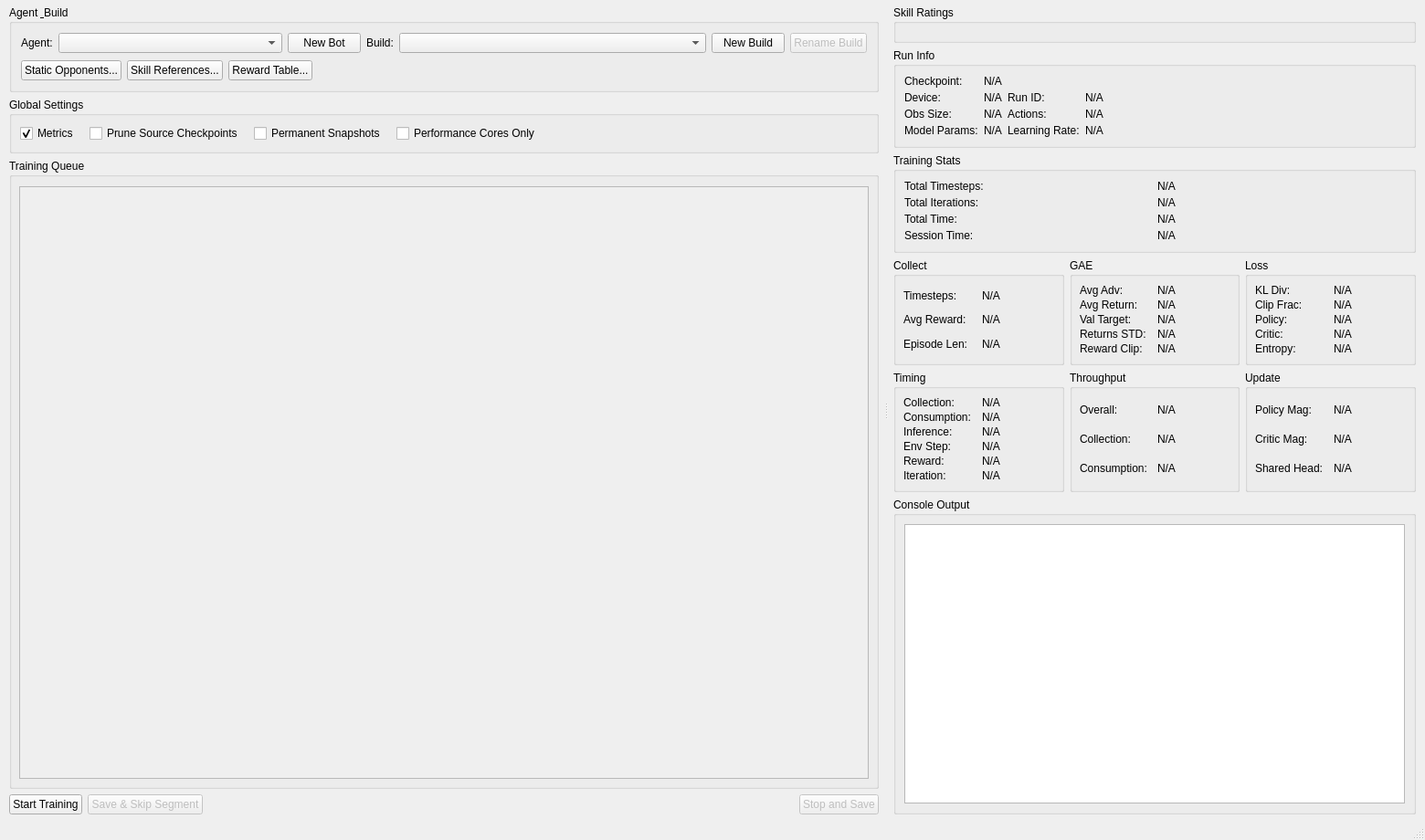
<?xml version="1.0" encoding="UTF-8"?>
<ui version="4.0">
 <class>MainWindow</class>
 <widget class="QMainWindow" name="MainWindow">
  <property name="geometry">
   <rect>
    <x>0</x>
    <y>0</y>
    <width>1560</width>
    <height>920</height>
   </rect>
  </property>
  <property name="windowTitle">
   <string>RocketForge</string>
  </property>
  <widget class="QWidget" name="centralwidget">
   <layout class="QVBoxLayout" name="mainLayout">
    <property name="spacing">
     <number>0</number>
    </property>
    <property name="leftMargin">
     <number>0</number>
    </property>
    <property name="topMargin">
     <number>0</number>
    </property>
    <property name="rightMargin">
     <number>0</number>
    </property>
    <property name="bottomMargin">
     <number>0</number>
    </property>
    <item>
     <!-- Horizontal splitter: left = config+queue, right = stats+log -->
     <widget class="QSplitter" name="mainSplitter">
      <property name="orientation">
       <enum>Qt::Horizontal</enum>
      </property>

      <!-- ── Left Pane ── -->
      <widget class="QWidget" name="leftPane">
       <layout class="QVBoxLayout" name="leftPaneLayout">
        <property name="spacing">
         <number>6</number>
        </property>
        <property name="leftMargin">
         <number>10</number>
        </property>
        <property name="topMargin">
         <number>6</number>
        </property>
        <property name="rightMargin">
         <number>6</number>
        </property>
        <property name="bottomMargin">
         <number>6</number>
        </property>

        <!-- Agent and build controls -->
        <item>
         <widget class="QGroupBox" name="workspaceGroup">
          <property name="title">
           <string>Agent &amp; Build</string>
          </property>
          <layout class="QVBoxLayout" name="workspaceLayout">
           <property name="spacing">
            <number>8</number>
           </property>
           <property name="leftMargin">
            <number>10</number>
           </property>
           <property name="topMargin">
            <number>10</number>
           </property>
           <property name="rightMargin">
            <number>10</number>
           </property>
           <property name="bottomMargin">
            <number>10</number>
           </property>
           <item>
            <layout class="QHBoxLayout" name="agentRowLayout">
             <property name="spacing">
              <number>6</number>
             </property>
             <item>
              <widget class="QWidget" name="agentSelectorGroup">
               <property name="sizePolicy">
                <sizepolicy hsizetype="Expanding" vsizetype="Fixed">
                 <horstretch>1</horstretch><verstretch>0</verstretch>
                </sizepolicy>
               </property>
               <layout class="QHBoxLayout" name="agentSelectorLayout">
                <property name="spacing">
                 <number>6</number>
                </property>
                <property name="leftMargin">
                 <number>0</number>
                </property>
                <property name="topMargin">
                 <number>0</number>
                </property>
                <property name="rightMargin">
                 <number>0</number>
                </property>
                <property name="bottomMargin">
                 <number>0</number>
                </property>
                <item>
                 <widget class="QLabel" name="agentLabel">
                  <property name="text"><string>Agent:</string></property>
                 </widget>
                </item>
                <item>
                 <widget class="AgentComboBox" name="agentCombo">
                  <property name="sizePolicy">
                   <sizepolicy hsizetype="Expanding" vsizetype="Fixed">
                    <horstretch>1</horstretch><verstretch>0</verstretch>
                   </sizepolicy>
                  </property>
                  <property name="minimumWidth">
                   <number>220</number>
                  </property>
                 </widget>
                </item>
                <item>
                 <widget class="QPushButton" name="newBotBtn">
                  <property name="sizePolicy">
                   <sizepolicy hsizetype="Fixed" vsizetype="Fixed">
                    <horstretch>0</horstretch><verstretch>0</verstretch>
                   </sizepolicy>
                  </property>
                  <property name="text"><string>New Bot</string></property>
                 </widget>
                </item>
               </layout>
              </widget>
             </item>
             <item>
              <widget class="QWidget" name="buildSelectorGroup">
               <property name="sizePolicy">
                <sizepolicy hsizetype="Expanding" vsizetype="Fixed">
                 <horstretch>1</horstretch><verstretch>0</verstretch>
                </sizepolicy>
               </property>
               <layout class="QHBoxLayout" name="buildSelectorLayout">
                <property name="spacing">
                 <number>6</number>
                </property>
                <property name="leftMargin">
                 <number>0</number>
                </property>
                <property name="topMargin">
                 <number>0</number>
                </property>
                <property name="rightMargin">
                 <number>0</number>
                </property>
                <property name="bottomMargin">
                 <number>0</number>
                </property>
                <item>
                 <widget class="QLabel" name="buildLabel">
                  <property name="text"><string>Build:</string></property>
                 </widget>
                </item>
                <item>
                 <widget class="BuildComboBox" name="buildCombo">
                  <property name="sizePolicy">
                   <sizepolicy hsizetype="Expanding" vsizetype="Fixed">
                    <horstretch>1</horstretch><verstretch>0</verstretch>
                   </sizepolicy>
                  </property>
                  <property name="minimumWidth">
                   <number>220</number>
                  </property>
                 </widget>
                </item>
               </layout>
              </widget>
             </item>
             <item>
              <widget class="QPushButton" name="newBuildBtn">
               <property name="sizePolicy">
                <sizepolicy hsizetype="Fixed" vsizetype="Fixed">
                 <horstretch>0</horstretch><verstretch>0</verstretch>
                </sizepolicy>
               </property>
               <property name="text"><string>New Build</string></property>
              </widget>
             </item>
             <item>
              <widget class="QPushButton" name="renameBuildBtn">
               <property name="sizePolicy">
                <sizepolicy hsizetype="Fixed" vsizetype="Fixed">
                 <horstretch>0</horstretch><verstretch>0</verstretch>
                </sizepolicy>
               </property>
               <property name="enabled"><bool>false</bool></property>
               <property name="text"><string>Rename Build</string></property>
              </widget>
             </item>
            </layout>
           </item>

           <!-- Build tools row -->
           <item>
            <layout class="QHBoxLayout" name="buildToolsLayout">
             <property name="spacing">
              <number>6</number>
             </property>
             <item>
              <widget class="QPushButton" name="staticOpponentsBtn">
               <property name="text"><string>Static Opponents...</string></property>
              </widget>
             </item>
             <item>
              <widget class="QPushButton" name="skillReferencesBtn">
               <property name="text"><string>Skill References...</string></property>
              </widget>
             </item>
             <item>
              <widget class="QPushButton" name="rewardTableBtn">
               <property name="text"><string>Reward Table...</string></property>
              </widget>
             </item>
             <item>
              <spacer name="buildToolsSpacer">
               <property name="orientation"><enum>Qt::Horizontal</enum></property>
               <property name="sizeHint" stdset="0">
                <size><width>40</width><height>20</height></size>
               </property>
              </spacer>
             </item>
            </layout>
           </item>
          </layout>
         </widget>
        </item>

        <!-- Global Settings group -->
        <item>
         <widget class="QGroupBox" name="optionsGroup">
          <property name="title">
           <string>Global Settings</string>
          </property>
          <layout class="QHBoxLayout" name="optionsLayout">
           <property name="spacing">
            <number>12</number>
           </property>
           <item>
            <widget class="QCheckBox" name="metricsCheck">
             <property name="text"><string>Metrics</string></property>
             <property name="checked"><bool>true</bool></property>
            </widget>
           </item>
           <item>
            <widget class="QCheckBox" name="pruneSourceCheck">
             <property name="text"><string>Prune Source Checkpoints</string></property>
            </widget>
           </item>
           <item>
            <widget class="QCheckBox" name="persistSnapshotsCheck">
             <property name="text"><string>Permanent Snapshots</string></property>
             <property name="toolTip">
              <string>Copy each training autosave into the segment's permanent checkpoint folder.</string>
             </property>
            </widget>
           </item>
           <item>
            <widget class="QCheckBox" name="performanceCoresCheck">
             <property name="text"><string>Performance Cores Only</string></property>
             <property name="toolTip">
              <string>Windows hybrid CPUs: run training on the performance cores only, with power throttling disabled. Takes effect when training starts; unticking needs an app restart.</string>
             </property>
            </widget>
           </item>
           <item>
            <spacer name="optionsSpacer">
             <property name="orientation"><enum>Qt::Horizontal</enum></property>
             <property name="sizeHint" stdset="0">
              <size><width>40</width><height>20</height></size>
             </property>
            </spacer>
           </item>
          </layout>
         </widget>
        </item>

        <!-- Training queue (TrainingQueueWidget installed programmatically) -->
        <item>
         <widget class="QGroupBox" name="queueGroup">
          <property name="sizePolicy">
           <sizepolicy hsizetype="Expanding" vsizetype="Expanding">
            <horstretch>0</horstretch><verstretch>1</verstretch>
           </sizepolicy>
          </property>
          <property name="title">
           <string>Training Queue</string>
          </property>
          <layout class="QVBoxLayout" name="queueGroupLayout">
           <property name="leftMargin">
            <number>8</number>
           </property>
           <property name="topMargin">
            <number>10</number>
           </property>
           <property name="rightMargin">
            <number>8</number>
           </property>
           <property name="bottomMargin">
            <number>8</number>
           </property>
           <item>
            <widget class="QScrollArea" name="queueScrollArea">
             <property name="sizePolicy">
              <sizepolicy hsizetype="Expanding" vsizetype="Expanding">
               <horstretch>0</horstretch><verstretch>1</verstretch>
              </sizepolicy>
             </property>
             <property name="widgetResizable"><bool>true</bool></property>
             <property name="horizontalScrollBarPolicy">
              <enum>Qt::ScrollBarAlwaysOff</enum>
             </property>
            </widget>
           </item>
          </layout>
         </widget>
        </item>

        <!-- Action buttons -->
        <item>
         <layout class="QHBoxLayout" name="actionButtonLayout">
          <property name="spacing">
           <number>6</number>
          </property>
          <item>
           <widget class="QPushButton" name="continueTrainingBtn">
            <property name="text"><string>Start Training</string></property>
           </widget>
          </item>
          <item>
           <widget class="QPushButton" name="saveAndSkipButton">
            <property name="text"><string>Save &amp;&amp; Skip Segment</string></property>
            <property name="enabled"><bool>false</bool></property>
           </widget>
          </item>
          <item>
           <spacer name="actionSpacer">
            <property name="orientation"><enum>Qt::Horizontal</enum></property>
            <property name="sizeHint" stdset="0">
             <size><width>40</width><height>20</height></size>
            </property>
           </spacer>
          </item>
          <item>
           <widget class="QPushButton" name="saveAndStopBtn">
            <property name="text"><string>Stop and Save</string></property>
            <property name="enabled"><bool>false</bool></property>
           </widget>
          </item>
         </layout>
        </item>

       </layout>
      </widget>

      <!-- ── Right Pane ── -->
      <widget class="QWidget" name="rightPane">
       <layout class="QVBoxLayout" name="rightPaneLayout">
        <property name="spacing">
         <number>6</number>
        </property>
        <property name="leftMargin">
         <number>6</number>
        </property>
        <property name="topMargin">
         <number>6</number>
        </property>
        <property name="rightMargin">
         <number>10</number>
        </property>
        <property name="bottomMargin">
         <number>6</number>
        </property>

        <!-- ── Skill Ratings (hidden until first match runs) ── -->
        <item>
         <widget class="QGroupBox" name="skillRatingsGroup">
          <property name="title">
           <string>Skill Ratings</string>
          </property>
          <property name="visible">
           <bool>false</bool>
          </property>
          <layout class="QVBoxLayout" name="skillRatingsVLayout">
           <property name="spacing">
            <number>2</number>
           </property>
           <item>
            <widget class="QWidget" name="skillRatingsContainer">
             <property name="sizePolicy">
              <sizepolicy hsizetype="Preferred" vsizetype="Preferred">
               <horstretch>0</horstretch><verstretch>0</verstretch>
              </sizepolicy>
             </property>
            </widget>
           </item>
          </layout>
         </widget>
        </item>

        <!-- ── Run Info ── -->
        <item>
         <widget class="QGroupBox" name="runInfoGroup">
          <property name="title">
           <string>Run Info</string>
          </property>
          <layout class="QGridLayout" name="runInfoGridLayout">
           <property name="verticalSpacing">
            <number>4</number>
           </property>
           <item row="0" column="0">
            <widget class="QLabel">
             <property name="text"><string>Checkpoint:</string></property>
            </widget>
           </item>
           <item row="0" column="1" colspan="3">
            <widget class="QLabel" name="checkpointValueLabel">
             <property name="text"><string>N/A</string></property>
             <property name="sizePolicy">
              <sizepolicy hsizetype="Expanding" vsizetype="Preferred">
               <horstretch>0</horstretch><verstretch>0</verstretch>
              </sizepolicy>
             </property>
            </widget>
           </item>
           <item row="1" column="0">
            <widget class="QLabel">
             <property name="text"><string>Device:</string></property>
            </widget>
           </item>
           <item row="1" column="1">
            <widget class="QLabel" name="deviceValueLabel">
             <property name="text"><string>N/A</string></property>
            </widget>
           </item>
           <item row="1" column="2">
            <widget class="QLabel">
             <property name="text"><string>Run ID:</string></property>
            </widget>
           </item>
           <item row="1" column="3">
            <widget class="QLabel" name="runIdValueLabel">
             <property name="text"><string>N/A</string></property>
             <property name="sizePolicy">
              <sizepolicy hsizetype="Expanding" vsizetype="Preferred">
               <horstretch>0</horstretch><verstretch>0</verstretch>
              </sizepolicy>
             </property>
            </widget>
           </item>
           <item row="2" column="0">
            <widget class="QLabel">
             <property name="text"><string>Obs Size:</string></property>
            </widget>
           </item>
           <item row="2" column="1">
            <widget class="QLabel" name="obsSizeValueLabel">
             <property name="text"><string>N/A</string></property>
            </widget>
           </item>
           <item row="2" column="2">
            <widget class="QLabel">
             <property name="text"><string>Actions:</string></property>
            </widget>
           </item>
           <item row="2" column="3">
            <widget class="QLabel" name="actionCountValueLabel">
             <property name="text"><string>N/A</string></property>
            </widget>
           </item>
           <item row="3" column="0">
            <widget class="QLabel">
             <property name="text"><string>Model Params:</string></property>
            </widget>
           </item>
           <item row="3" column="1">
            <widget class="QLabel" name="modelParamsValueLabel">
             <property name="text"><string>N/A</string></property>
            </widget>
           </item>
           <item row="3" column="2">
            <widget class="QLabel">
             <property name="text"><string>Learning Rate:</string></property>
            </widget>
           </item>
           <item row="3" column="3">
            <widget class="QLabel" name="learningRateValueLabel">
             <property name="text"><string>N/A</string></property>
            </widget>
           </item>
          </layout>
         </widget>
        </item>

        <!-- ── Training Stats ── -->
        <item>
         <widget class="QGroupBox" name="trainingStatsGroup">
          <property name="title">
           <string>Training Stats</string>
          </property>
          <layout class="QGridLayout" name="trainingStatsGridLayout">
           <property name="verticalSpacing">
            <number>4</number>
           </property>
           <item row="0" column="0">
            <widget class="QLabel">
             <property name="text"><string>Total Timesteps:</string></property>
            </widget>
           </item>
           <item row="0" column="1">
            <widget class="QLabel" name="totalTimestepsLabel">
             <property name="text"><string>N/A</string></property>
            </widget>
           </item>
           <item row="1" column="0">
            <widget class="QLabel">
             <property name="text"><string>Total Iterations:</string></property>
            </widget>
           </item>
           <item row="1" column="1">
            <widget class="QLabel" name="totalIterationsLabel">
             <property name="text"><string>N/A</string></property>
            </widget>
           </item>
           <item row="2" column="0">
            <widget class="QLabel">
             <property name="text"><string>Total Time:</string></property>
            </widget>
           </item>
           <item row="2" column="1">
            <widget class="QLabel" name="totalTimeValueLabel">
             <property name="text"><string>N/A</string></property>
            </widget>
           </item>
           <item row="3" column="0">
            <widget class="QLabel">
             <property name="text"><string>Session Time:</string></property>
            </widget>
           </item>
           <item row="3" column="1">
            <widget class="QLabel" name="sessionTimeValueLabel">
             <property name="text"><string>N/A</string></property>
            </widget>
           </item>
          </layout>
         </widget>
        </item>

        <!-- ── Console Output ── -->
        <item>
         <widget class="QWidget" name="metricsRowsWidget">
          <layout class="QVBoxLayout" name="metricsRowsLayout">
           <property name="spacing">
            <number>6</number>
           </property>
           <property name="leftMargin">
            <number>0</number>
           </property>
           <property name="topMargin">
            <number>0</number>
           </property>
           <property name="rightMargin">
            <number>0</number>
           </property>
           <property name="bottomMargin">
            <number>0</number>
           </property>
           <item>
            <layout class="QHBoxLayout" name="metricsTopRowLayout">
             <property name="spacing">
              <number>6</number>
             </property>
             <item>
              <widget class="QGroupBox" name="collectMetricsGroup">
               <property name="sizePolicy">
                <sizepolicy hsizetype="Expanding" vsizetype="Preferred">
                 <horstretch>1</horstretch><verstretch>0</verstretch>
                </sizepolicy>
               </property>
               <property name="title">
                <string>Collect</string>
               </property>
               <layout class="QGridLayout" name="collectMetricsGridLayout">
                <property name="verticalSpacing"><number>2</number></property>
                <property name="leftMargin"><number>8</number></property>
                <property name="topMargin"><number>8</number></property>
                <property name="rightMargin"><number>8</number></property>
                <property name="bottomMargin"><number>8</number></property>
                <item row="0" column="0">
                 <widget class="QLabel">
                  <property name="text"><string>Timesteps:</string></property>
                 </widget>
                </item>
                <item row="0" column="1">
                 <widget class="QLabel" name="collectTimestepsValueLabel">
                  <property name="text"><string>N/A</string></property>
                 </widget>
                </item>
                <item row="1" column="0">
                 <widget class="QLabel">
                  <property name="text"><string>Avg Reward:</string></property>
                 </widget>
                </item>
                <item row="1" column="1">
                 <widget class="QLabel" name="collectAvgRewardValueLabel">
                  <property name="text"><string>N/A</string></property>
                 </widget>
                </item>
                <item row="2" column="0">
                 <widget class="QLabel">
                  <property name="text"><string>Episode Len:</string></property>
                 </widget>
                </item>
                <item row="2" column="1">
                 <widget class="QLabel" name="collectEpisodeLengthValueLabel">
                  <property name="text"><string>N/A</string></property>
                 </widget>
                </item>
               </layout>
              </widget>
             </item>
             <item>
              <widget class="QGroupBox" name="gaeMetricsGroup">
               <property name="sizePolicy">
                <sizepolicy hsizetype="Expanding" vsizetype="Preferred">
                 <horstretch>1</horstretch><verstretch>0</verstretch>
                </sizepolicy>
               </property>
               <property name="title">
                <string>GAE</string>
               </property>
               <layout class="QGridLayout" name="gaeMetricsGridLayout">
                <property name="verticalSpacing"><number>2</number></property>
                <property name="leftMargin"><number>8</number></property>
                <property name="topMargin"><number>8</number></property>
                <property name="rightMargin"><number>8</number></property>
                <property name="bottomMargin"><number>8</number></property>
                <item row="0" column="0">
                 <widget class="QLabel">
                  <property name="text"><string>Avg Adv:</string></property>
                 </widget>
                </item>
                <item row="0" column="1">
                 <widget class="QLabel" name="gaeAvgAdvantageValueLabel">
                  <property name="text"><string>N/A</string></property>
                 </widget>
                </item>
                <item row="1" column="0">
                 <widget class="QLabel">
                  <property name="text"><string>Avg Return:</string></property>
                 </widget>
                </item>
                <item row="1" column="1">
                 <widget class="QLabel" name="gaeAvgReturnValueLabel">
                  <property name="text"><string>N/A</string></property>
                 </widget>
                </item>
                <item row="2" column="0">
                 <widget class="QLabel">
                  <property name="text"><string>Val Target:</string></property>
                 </widget>
                </item>
                <item row="2" column="1">
                 <widget class="QLabel" name="gaeAvgTargetValueLabel">
                  <property name="text"><string>N/A</string></property>
                 </widget>
                </item>
                <item row="3" column="0">
                 <widget class="QLabel">
                  <property name="text"><string>Returns STD:</string></property>
                 </widget>
                </item>
                <item row="3" column="1">
                 <widget class="QLabel" name="gaeReturnStdValueLabel">
                  <property name="text"><string>N/A</string></property>
                 </widget>
                </item>
                <item row="4" column="0">
                 <widget class="QLabel">
                  <property name="text"><string>Reward Clip:</string></property>
                 </widget>
                </item>
                <item row="4" column="1">
                 <widget class="QLabel" name="gaeRewardClipValueLabel">
                  <property name="text"><string>N/A</string></property>
                 </widget>
                </item>
               </layout>
              </widget>
             </item>
             <item>
              <widget class="QGroupBox" name="lossMetricsGroup">
               <property name="sizePolicy">
                <sizepolicy hsizetype="Expanding" vsizetype="Preferred">
                 <horstretch>1</horstretch><verstretch>0</verstretch>
                </sizepolicy>
               </property>
               <property name="title">
                <string>Loss</string>
               </property>
               <layout class="QGridLayout" name="lossMetricsGridLayout">
                <property name="verticalSpacing"><number>2</number></property>
                <property name="leftMargin"><number>8</number></property>
                <property name="topMargin"><number>8</number></property>
                <property name="rightMargin"><number>8</number></property>
                <property name="bottomMargin"><number>8</number></property>
                <item row="0" column="0">
                 <widget class="QLabel">
                  <property name="text"><string>KL Div:</string></property>
                 </widget>
                </item>
                <item row="0" column="1">
                 <widget class="QLabel" name="lossKlValueLabel">
                  <property name="text"><string>N/A</string></property>
                 </widget>
                </item>
                <item row="1" column="0">
                 <widget class="QLabel">
                  <property name="text"><string>Clip Frac:</string></property>
                 </widget>
                </item>
                <item row="1" column="1">
                 <widget class="QLabel" name="lossClipValueLabel">
                  <property name="text"><string>N/A</string></property>
                 </widget>
                </item>
                <item row="2" column="0">
                 <widget class="QLabel">
                  <property name="text"><string>Policy:</string></property>
                 </widget>
                </item>
                <item row="2" column="1">
                 <widget class="QLabel" name="lossPolicyValueLabel">
                  <property name="text"><string>N/A</string></property>
                 </widget>
                </item>
                <item row="3" column="0">
                 <widget class="QLabel">
                  <property name="text"><string>Critic:</string></property>
                 </widget>
                </item>
                <item row="3" column="1">
                 <widget class="QLabel" name="lossCriticValueLabel">
                  <property name="text"><string>N/A</string></property>
                 </widget>
                </item>
                <item row="4" column="0">
                 <widget class="QLabel">
                  <property name="text"><string>Entropy:</string></property>
                 </widget>
                </item>
                <item row="4" column="1">
                 <widget class="QLabel" name="lossEntropyValueLabel">
                  <property name="text"><string>N/A</string></property>
                 </widget>
                </item>
               </layout>
              </widget>
             </item>
            </layout>
           </item>
           <item>
            <layout class="QHBoxLayout" name="metricsBottomRowLayout">
             <property name="spacing">
              <number>6</number>
             </property>
             <item>
              <widget class="QGroupBox" name="timingMetricsGroup">
               <property name="sizePolicy">
                <sizepolicy hsizetype="Expanding" vsizetype="Preferred">
                 <horstretch>1</horstretch><verstretch>0</verstretch>
                </sizepolicy>
               </property>
               <property name="title">
                <string>Timing</string>
               </property>
               <layout class="QGridLayout" name="timingMetricsGridLayout">
                <property name="verticalSpacing"><number>2</number></property>
                <property name="leftMargin"><number>8</number></property>
                <property name="topMargin"><number>8</number></property>
                <property name="rightMargin"><number>8</number></property>
                <property name="bottomMargin"><number>8</number></property>
                <item row="0" column="0">
                 <widget class="QLabel">
                  <property name="text"><string>Collection:</string></property>
                 </widget>
                </item>
                <item row="0" column="1">
                 <widget class="QLabel" name="timingCollectionValueLabel">
                  <property name="text"><string>N/A</string></property>
                 </widget>
                </item>
                <item row="1" column="0">
                 <widget class="QLabel">
                  <property name="text"><string>Consumption:</string></property>
                 </widget>
                </item>
                <item row="1" column="1">
                 <widget class="QLabel" name="timingConsumptionValueLabel">
                  <property name="text"><string>N/A</string></property>
                 </widget>
                </item>
                <item row="2" column="0">
                 <widget class="QLabel">
                  <property name="text"><string>Inference:</string></property>
                 </widget>
                </item>
                <item row="2" column="1">
                 <widget class="QLabel" name="timingInferenceValueLabel">
                  <property name="text"><string>N/A</string></property>
                 </widget>
                </item>
                <item row="3" column="0">
                 <widget class="QLabel">
                  <property name="text"><string>Env Step:</string></property>
                 </widget>
                </item>
                <item row="3" column="1">
                 <widget class="QLabel" name="timingEnvStepValueLabel">
                  <property name="text"><string>N/A</string></property>
                 </widget>
                </item>
                <item row="4" column="0">
                 <widget class="QLabel">
                  <property name="text"><string>Reward:</string></property>
                 </widget>
                </item>
                <item row="4" column="1">
                 <widget class="QLabel" name="timingRewardValueLabel">
                  <property name="text"><string>N/A</string></property>
                 </widget>
                </item>
                <item row="5" column="0">
                 <widget class="QLabel">
                  <property name="text"><string>Iteration:</string></property>
                 </widget>
                </item>
                <item row="5" column="1">
                 <widget class="QLabel" name="timingIterationValueLabel">
                  <property name="text"><string>N/A</string></property>
                 </widget>
                </item>
               </layout>
              </widget>
             </item>
             <item>
              <widget class="QGroupBox" name="throughputMetricsGroup">
               <property name="sizePolicy">
                <sizepolicy hsizetype="Expanding" vsizetype="Preferred">
                 <horstretch>1</horstretch><verstretch>0</verstretch>
                </sizepolicy>
               </property>
               <property name="title">
                <string>Throughput</string>
               </property>
               <layout class="QGridLayout" name="throughputMetricsGridLayout">
                <property name="verticalSpacing"><number>2</number></property>
                <property name="leftMargin"><number>8</number></property>
                <property name="topMargin"><number>8</number></property>
                <property name="rightMargin"><number>8</number></property>
                <property name="bottomMargin"><number>8</number></property>
                <item row="0" column="0">
                 <widget class="QLabel">
                  <property name="text"><string>Overall:</string></property>
                 </widget>
                </item>
                <item row="0" column="1">
                 <widget class="QLabel" name="throughputOverallValueLabel">
                  <property name="text"><string>N/A</string></property>
                 </widget>
                </item>
                <item row="1" column="0">
                 <widget class="QLabel">
                  <property name="text"><string>Collection:</string></property>
                 </widget>
                </item>
                <item row="1" column="1">
                 <widget class="QLabel" name="throughputCollectionValueLabel">
                  <property name="text"><string>N/A</string></property>
                 </widget>
                </item>
                <item row="2" column="0">
                 <widget class="QLabel">
                  <property name="text"><string>Consumption:</string></property>
                 </widget>
                </item>
                <item row="2" column="1">
                 <widget class="QLabel" name="throughputConsumptionValueLabel">
                  <property name="text"><string>N/A</string></property>
                 </widget>
                </item>
               </layout>
              </widget>
             </item>
             <item>
              <widget class="QGroupBox" name="updateMetricsGroup">
               <property name="sizePolicy">
                <sizepolicy hsizetype="Expanding" vsizetype="Preferred">
                 <horstretch>1</horstretch><verstretch>0</verstretch>
                </sizepolicy>
               </property>
               <property name="title">
                <string>Update</string>
               </property>
               <layout class="QGridLayout" name="updateMetricsGridLayout">
                <property name="verticalSpacing"><number>2</number></property>
                <property name="leftMargin"><number>8</number></property>
                <property name="topMargin"><number>8</number></property>
                <property name="rightMargin"><number>8</number></property>
                <property name="bottomMargin"><number>8</number></property>
                <item row="0" column="0">
                 <widget class="QLabel">
                  <property name="text"><string>Policy Mag:</string></property>
                 </widget>
                </item>
                <item row="0" column="1">
                 <widget class="QLabel" name="updatePolicyValueLabel">
                  <property name="text"><string>N/A</string></property>
                 </widget>
                </item>
                <item row="1" column="0">
                 <widget class="QLabel">
                  <property name="text"><string>Critic Mag:</string></property>
                 </widget>
                </item>
                <item row="1" column="1">
                 <widget class="QLabel" name="updateCriticValueLabel">
                  <property name="text"><string>N/A</string></property>
                 </widget>
                </item>
                <item row="2" column="0">
                 <widget class="QLabel">
                  <property name="text"><string>Shared Head:</string></property>
                 </widget>
                </item>
                <item row="2" column="1">
                 <widget class="QLabel" name="updateSharedHeadValueLabel">
                  <property name="text"><string>N/A</string></property>
                 </widget>
                </item>
               </layout>
              </widget>
             </item>
            </layout>
           </item>
          </layout>
         </widget>
        </item>
        <item>
         <widget class="QGroupBox" name="consoleGroup">
          <property name="title">
           <string>Console Output</string>
          </property>
          <layout class="QVBoxLayout" name="consoleVLayout">
           <item>
            <widget class="QPlainTextEdit" name="logEdit">
             <property name="sizePolicy">
              <sizepolicy hsizetype="Expanding" vsizetype="Expanding">
               <horstretch>0</horstretch>
               <verstretch>1</verstretch>
              </sizepolicy>
             </property>
             <property name="minimumSize">
              <size><width>0</width><height>150</height></size>
             </property>
             <property name="font">
              <font>
               <family>Courier New</family>
               <pointsize>9</pointsize>
              </font>
             </property>
             <property name="readOnly">
              <bool>true</bool>
             </property>
            </widget>
           </item>
          </layout>
         </widget>
        </item>

       </layout>
      </widget>

     </widget>
    </item>
   </layout>
  </widget>
  <widget class="QMenuBar" name="menubar">
   <property name="geometry">
    <rect><x>0</x><y>0</y><width>1560</width><height>21</height></rect>
   </property>
  </widget>
  <widget class="QStatusBar" name="statusbar"/>
 </widget>
 <customwidgets>
  <customwidget>
   <class>AgentComboBox</class>
   <extends>QComboBox</extends>
   <header>Widgets/AgentComboBox.h</header>
  </customwidget>
  <customwidget>
   <class>BuildComboBox</class>
   <extends>QComboBox</extends>
   <header>Widgets/BuildComboBox.h</header>
  </customwidget>
 </customwidgets>
 <resources/>
 <connections/>
</ui>
